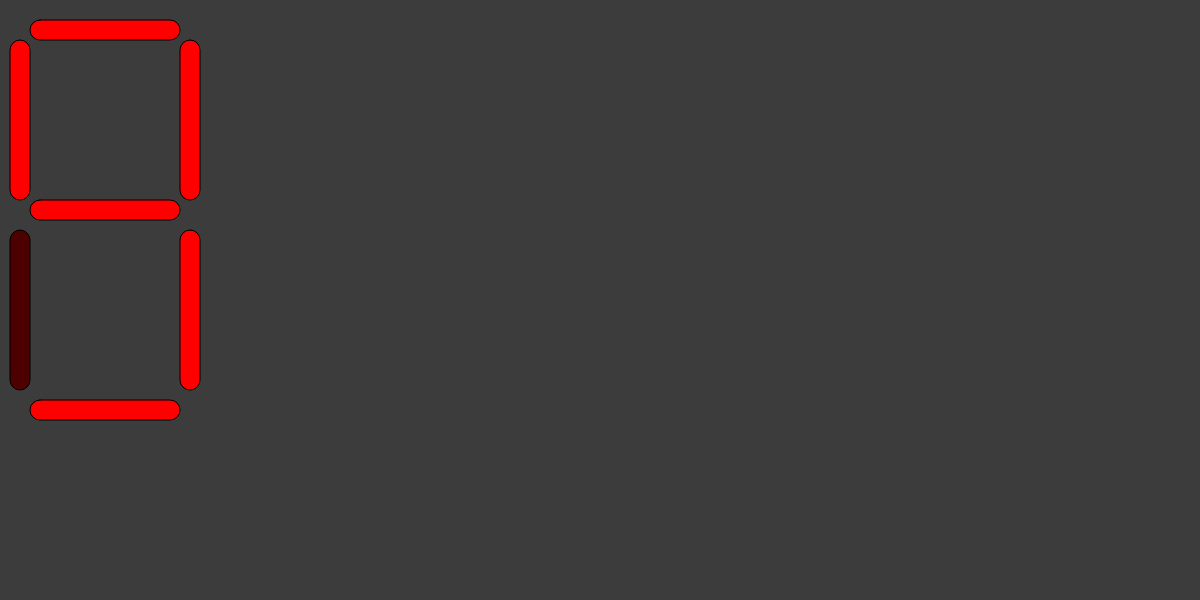
Frame 1 (no input)
Frame 60 (no input): identical to frame 1, image omitted
Frame 120 (the mouse pressed at the canvas centre since frame 60): identical to frame 1, image omitted

The p5.js sketch that drew this single still picture (run headless with seeded random() and noise() and a simulated clock; from frame 60 on, the mouse is pressed at the canvas centre):

// p5.js sketch
// ── sketch.js
/**
 * @author Alexi Jamal
 */
function setup() {
  createCanvas(1200, 600);
}

var x = Math.floor(Math.random() * 11);

console.log(x);

function draw() {
   background(60);
  switch (x) {
    case 0:
      node0();
      break;
    case 1:
      node1();
      break;
    case 2:
      node2();
      break;
    case 3:
      node3();
      break;
    case 4:
      node4();
      break;
    case 5:
      node5();
      break;
    case 6:
      node6();
      break;
    case 7:
      node7();
      break;
    case 8:
      node8();
      break;
    case 9:
      node9();
      break;

    default:
      nodeOff();
      break;
  }
}

function nodeOff() {
  push();
  stroke(0);
  //A
  fill(77, 0, 0);
  rect(180, 40, 20, 160, 20);
  //B
  fill(77, 0, 0);
  rect(180, 230, 20, 160, 20);
  //C
  fill(77, 0, 0);
  rect(30, 20, 150, 20, 20);
  //D
  fill(77, 0, 0);
  rect(30, 400, 150, 20, 20);
  //E
  fill(77, 0, 0);
  rect(10, 230, 20, 160, 20);
  //F
  fill(77, 0, 0);
  rect(10, 40, 20, 160, 20);
  //G
  fill(77, 0, 0);
  rect(30, 200, 150, 20, 20);
  pop();
}

function node0() {
  push();
  stroke(0);
  //A
  fill(255, 0, 0);
  rect(180, 40, 20, 160, 20);
  //B
  fill(255, 0, 0);
  rect(180, 230, 20, 160, 20);
  //C
  fill(255, 0, 0);
  rect(30, 400, 150, 20, 20);
  //D
  fill(255, 0, 0);
  rect(10, 230, 20, 160, 20);
  //E
  fill(255, 0, 0);
  rect(10, 40, 20, 160, 20);
  //F
  fill(255, 0, 0);
  rect(30, 20, 150, 20, 20);
  //G
  fill(77, 0, 0);
  rect(30, 200, 150, 20, 20);
  pop();
}

function node1() {
  push();
  stroke(0);
  //A
  fill(255, 0, 0);
  rect(180, 40, 20, 160, 20);
  //B
  fill(255, 0, 0);
  rect(180, 230, 20, 160, 20);
  //C
  fill(77, 0, 0);
  rect(30, 400, 150, 20, 20);
  //D
  fill(77, 0, 0);
  rect(10, 230, 20, 160, 20);
  //E
  fill(77, 0, 0);
  rect(10, 40, 20, 160, 20);
  //F
  fill(77, 0, 0);
  rect(30, 20, 150, 20, 20);
  //G
  fill(77, 0, 0);
  rect(30, 200, 150, 20, 20);
  pop();
}

function node2() {
  push();
  stroke(0);
  //A
  fill(255, 0, 0);
  rect(180, 40, 20, 160, 20);
  //B
  fill(77, 0, 0);
  rect(180, 230, 20, 160, 20);
  //C
  fill(255, 0, 0);
  rect(30, 400, 150, 20, 20);
  //D
  fill(255, 0, 0);
  rect(10, 230, 20, 160, 20);
  //E
  fill(77, 0, 0);
  rect(10, 40, 20, 160, 20);
  //F
  fill(255, 0, 0);
  rect(30, 20, 150, 20, 20);
  //G
  fill(255, 0, 0);
  rect(30, 200, 150, 20, 20);
  pop();
}

function node3() {
  push();
  stroke(0);
  //A
  fill(255, 0, 0);
  rect(180, 40, 20, 160, 20);
  //B
  fill(255, 0, 0);
  rect(180, 230, 20, 160, 20);
  //C
  fill(255, 0, 0);
  rect(30, 400, 150, 20, 20);
  //D
  fill(77, 0, 0);
  rect(10, 230, 20, 160, 20);
  //E
  fill(77, 0, 0);
  rect(10, 40, 20, 160, 20);
  //F
  fill(255, 0, 0);
  rect(30, 20, 150, 20, 20);
  //G
  fill(255, 0, 0);
  rect(30, 200, 150, 20, 20);
  pop();
}

function node4() {
  push();
  stroke(0);
  //A
  fill(255, 0, 0);
  rect(180, 40, 20, 160, 20);
  //B
  fill(255, 0, 0);
  rect(180, 230, 20, 160, 20);
  //C
  fill(77, 0, 0);
  rect(30, 400, 150, 20, 20);
  //D
  fill(77, 0, 0);
  rect(10, 230, 20, 160, 20);
  //E
  fill(255, 0, 0);
  rect(10, 40, 20, 160, 20);
  //F
  fill(77, 0, 0);
  rect(30, 20, 150, 20, 20);
  //G
  fill(255, 0, 0);
  rect(30, 200, 150, 20, 20);
  pop();
}

function node5() {
  push();
  stroke(0);
  //A
  fill(77, 0, 0);
  rect(180, 40, 20, 160, 20);
  //B
  fill(255, 0, 0);
  rect(180, 230, 20, 160, 20);
  //C
  fill(255, 0, 0);
  rect(30, 400, 150, 20, 20);
  //D
  fill(77, 0, 0);
  rect(10, 230, 20, 160, 20);
  //E
  fill(255, 0, 0);
  rect(10, 40, 20, 160, 20);
  //F
  fill(255, 0, 0);
  rect(30, 20, 150, 20, 20);
  //G
  fill(255, 0, 0);
  rect(30, 200, 150, 20, 20);
  pop();
}

function node6() {
  push();
  stroke(0);
  //A
  fill(77, 0, 0);
  rect(180, 40, 20, 160, 20);
  //B
  fill(255, 0, 0);
  rect(180, 230, 20, 160, 20);
  //F
  fill(255, 0, 0);
  rect(30, 20, 150, 20, 20);
  //C
  fill(255, 0, 0);
  rect(30, 400, 150, 20, 20);
  //D
  fill(255, 0, 0);
  rect(10, 230, 20, 160, 20);
  //E
  fill(255, 0, 0);
  rect(10, 40, 20, 160, 20);
  //G
  fill(255, 0, 0);
  rect(30, 200, 150, 20, 20);
  pop();
}
  function node7(){
    push();
    stroke(0);
    //A
    fill(255, 0, 0);
    rect(180, 40, 20, 160, 20);
    //B
    fill(255, 0, 0);
    rect(180, 230, 20, 160, 20);
    //C
    fill(77, 0, 0);
    rect(30, 400, 150, 20, 20);
    //D
    fill(77, 0, 0);
    rect(10, 230, 20, 160, 20);
    //E
    fill(77, 0, 0);
    rect(10, 40, 20, 160, 20);
    //F
    fill(255, 0, 0);
    rect(30, 20, 150, 20, 20);
    //G
    fill(77, 0, 0);
    rect(30, 200, 150, 20, 20);
    pop();
}


function node8() {
  push();
  stroke(0);
  //A
  fill(255, 0, 0);
  rect(180, 40, 20, 160, 20);
  //B
  fill(255, 0, 0);
  rect(180, 230, 20, 160, 20);
  //C
  fill(255, 0, 0);
  rect(30, 400, 150, 20, 20);
  //D
  fill(255, 0, 0);
  rect(10, 230, 20, 160, 20);
  //E
  fill(255, 0, 0);
  rect(10, 40, 20, 160, 20);
  //F
  fill(255, 0, 0);
  rect(30, 20, 150, 20, 20);
  //G
  fill(255, 0, 0);
  rect(30, 200, 150, 20, 20);
  pop();
}

function node9() {
  push();
  stroke(0);
  //A
  fill(255, 0, 0);
  rect(180, 40, 20, 160, 20);
  //B
  fill(255, 0, 0);
  rect(180, 230, 20, 160, 20);
  //C
  fill(255, 0, 0);
  rect(30, 400, 150, 20, 20);
  //D
  fill(77, 0, 0);
  rect(10, 230, 20, 160, 20);
  //E
  fill(255, 0, 0);
  rect(10, 40, 20, 160, 20);
  //F
  fill(255, 0, 0);
  rect(30, 20, 150, 20, 20);
  //G
  fill(255, 0, 0);
  rect(30, 200, 150, 20, 20);
  pop();
}
